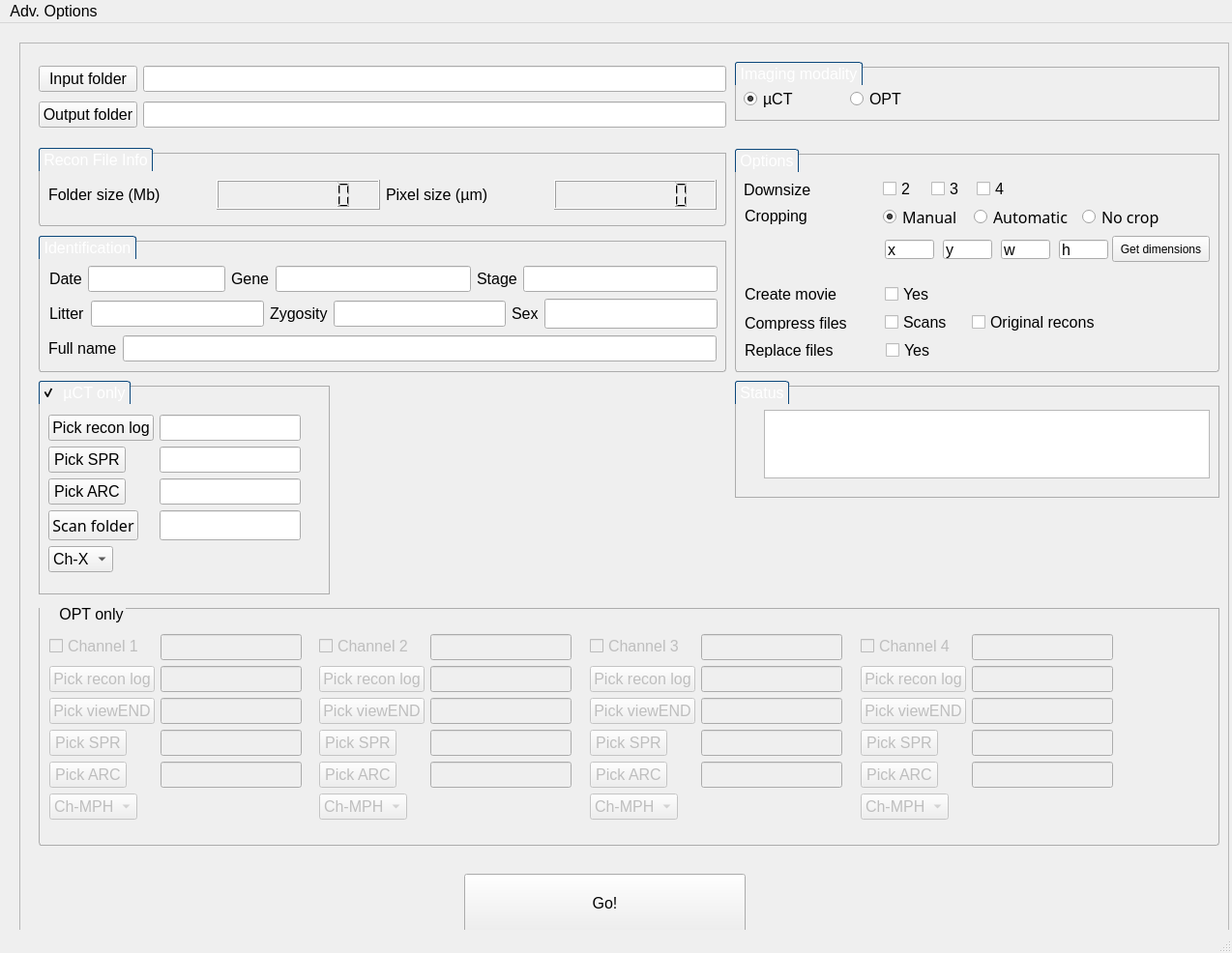
<?xml version="1.0" encoding="UTF-8"?>
<ui version="4.0">
 <class>MainWindow</class>
 <widget class="QMainWindow" name="MainWindow">
  <property name="geometry">
   <rect>
    <x>0</x>
    <y>0</y>
    <width>1274</width>
    <height>986</height>
   </rect>
  </property>
  <property name="font">
   <font>
    <pointsize>12</pointsize>
   </font>
  </property>
  <property name="windowTitle">
   <string>SIaH: Image Processor</string>
  </property>
  <widget class="QWidget" name="centralwidget">
   <widget class="QFrame" name="frame">
    <property name="geometry">
     <rect>
      <x>20</x>
      <y>20</y>
      <width>1251</width>
      <height>921</height>
     </rect>
    </property>
    <property name="frameShape">
     <enum>QFrame::StyledPanel</enum>
    </property>
    <property name="frameShadow">
     <enum>QFrame::Raised</enum>
    </property>
    <widget class="QWidget" name="gridLayoutWidget">
     <property name="geometry">
      <rect>
       <x>20</x>
       <y>20</y>
       <width>711</width>
       <height>72</height>
      </rect>
     </property>
     <layout class="QGridLayout" name="gridLayoutFileSelect">
      <property name="sizeConstraint">
       <enum>QLayout::SetNoConstraint</enum>
      </property>
      <item row="0" column="1">
       <widget class="QLineEdit" name="lineEditInput">
        <property name="font">
         <font>
          <pointsize>12</pointsize>
         </font>
        </property>
       </widget>
      </item>
      <item row="1" column="1">
       <widget class="QLineEdit" name="lineEditOutput">
        <property name="font">
         <font>
          <pointsize>12</pointsize>
         </font>
        </property>
       </widget>
      </item>
      <item row="0" column="0">
       <widget class="QPushButton" name="pushButtonInput">
        <property name="font">
         <font>
          <pointsize>12</pointsize>
         </font>
        </property>
        <property name="text">
         <string>Input folder</string>
        </property>
       </widget>
      </item>
      <item row="1" column="0">
       <widget class="QPushButton" name="pushButtonOutput">
        <property name="font">
         <font>
          <pointsize>12</pointsize>
         </font>
        </property>
        <property name="text">
         <string>Output folder</string>
        </property>
       </widget>
      </item>
     </layout>
    </widget>
    <widget class="QGroupBox" name="groupBoxOPTOnly">
     <property name="geometry">
      <rect>
       <x>20</x>
       <y>580</y>
       <width>1221</width>
       <height>251</height>
      </rect>
     </property>
     <property name="font">
      <font>
       <pointsize>12</pointsize>
      </font>
     </property>
     <property name="styleSheet">
      <string notr="true">QGroupBox
{
    background-color:transparent;
    border-bottom-left-radius: 3px;
    border-bottom-right-radius: 3px;
    border: 1px solid #acacac;
    margin-top: 5px;
}

QGroupBox::title
{
    subcontrol-origin: margin;
    background:url(:/assets/subWindowBackground);
    border-top-left-radius: 3px;
    border-top-right-radius: 3px;
    border: 1px solid #0b477b;
    border-bottom: none;
    background-color: qlineargradient(x1: 0, y1: 0, x2: 0, y2: 1,
        stop: 0 #005192, stop: 1 #002f60);
    padding: 2 2px;
    color: white;
}</string>
     </property>
     <property name="title">
      <string>OPT only</string>
     </property>
     <property name="checkable">
      <bool>true</bool>
     </property>
     <property name="checked">
      <bool>false</bool>
     </property>
     <widget class="QWidget" name="formLayoutWidget_5">
      <property name="geometry">
       <rect>
        <x>11</x>
        <y>32</y>
        <width>261</width>
        <height>224</height>
       </rect>
      </property>
      <layout class="QFormLayout" name="formLayoutCh1">
       <property name="fieldGrowthPolicy">
        <enum>QFormLayout::AllNonFixedFieldsGrow</enum>
       </property>
       <item row="0" column="0">
        <widget class="QCheckBox" name="checkBox_4">
         <property name="font">
          <font>
           <pointsize>12</pointsize>
          </font>
         </property>
         <property name="text">
          <string>Channel 1</string>
         </property>
        </widget>
       </item>
       <item row="0" column="1">
        <widget class="QLineEdit" name="lineEdit_15">
         <property name="font">
          <font>
           <pointsize>12</pointsize>
          </font>
         </property>
        </widget>
       </item>
       <item row="1" column="0">
        <widget class="QPushButton" name="pushButton_9">
         <property name="font">
          <font>
           <pointsize>12</pointsize>
          </font>
         </property>
         <property name="text">
          <string>Pick recon log</string>
         </property>
        </widget>
       </item>
       <item row="1" column="1">
        <widget class="QLineEdit" name="lineEdit_16">
         <property name="font">
          <font>
           <pointsize>12</pointsize>
          </font>
         </property>
        </widget>
       </item>
       <item row="2" column="0">
        <widget class="QPushButton" name="pushButton_10">
         <property name="font">
          <font>
           <pointsize>12</pointsize>
          </font>
         </property>
         <property name="text">
          <string>Pick viewEND</string>
         </property>
        </widget>
       </item>
       <item row="2" column="1">
        <widget class="QLineEdit" name="lineEdit_17">
         <property name="font">
          <font>
           <pointsize>12</pointsize>
          </font>
         </property>
        </widget>
       </item>
       <item row="3" column="0">
        <widget class="QPushButton" name="pushButton_11">
         <property name="font">
          <font>
           <pointsize>12</pointsize>
          </font>
         </property>
         <property name="text">
          <string>Pick SPR</string>
         </property>
        </widget>
       </item>
       <item row="3" column="1">
        <widget class="QLineEdit" name="lineEdit_18">
         <property name="font">
          <font>
           <pointsize>12</pointsize>
          </font>
         </property>
        </widget>
       </item>
       <item row="4" column="0">
        <widget class="QPushButton" name="pushButton_12">
         <property name="font">
          <font>
           <pointsize>12</pointsize>
          </font>
         </property>
         <property name="text">
          <string>Pick ARC</string>
         </property>
        </widget>
       </item>
       <item row="4" column="1">
        <widget class="QLineEdit" name="lineEdit_19">
         <property name="font">
          <font>
           <pointsize>12</pointsize>
          </font>
         </property>
        </widget>
       </item>
       <item row="5" column="0">
        <widget class="QComboBox" name="comboBox_3">
         <property name="font">
          <font>
           <pointsize>12</pointsize>
          </font>
         </property>
         <item>
          <property name="text">
           <string>Ch-MPH</string>
          </property>
         </item>
        </widget>
       </item>
      </layout>
     </widget>
     <widget class="QWidget" name="formLayoutWidget_6">
      <property name="geometry">
       <rect>
        <x>290</x>
        <y>32</y>
        <width>261</width>
        <height>224</height>
       </rect>
      </property>
      <layout class="QFormLayout" name="formLayout_4">
       <property name="fieldGrowthPolicy">
        <enum>QFormLayout::AllNonFixedFieldsGrow</enum>
       </property>
       <item row="0" column="0">
        <widget class="QCheckBox" name="checkBox_5">
         <property name="font">
          <font>
           <pointsize>12</pointsize>
          </font>
         </property>
         <property name="text">
          <string>Channel 2</string>
         </property>
        </widget>
       </item>
       <item row="0" column="1">
        <widget class="QLineEdit" name="lineEdit_20">
         <property name="font">
          <font>
           <pointsize>12</pointsize>
          </font>
         </property>
        </widget>
       </item>
       <item row="1" column="0">
        <widget class="QPushButton" name="pushButton_13">
         <property name="font">
          <font>
           <pointsize>12</pointsize>
          </font>
         </property>
         <property name="text">
          <string>Pick recon log</string>
         </property>
        </widget>
       </item>
       <item row="1" column="1">
        <widget class="QLineEdit" name="lineEdit_21">
         <property name="font">
          <font>
           <pointsize>12</pointsize>
          </font>
         </property>
        </widget>
       </item>
       <item row="2" column="0">
        <widget class="QPushButton" name="pushButton_14">
         <property name="font">
          <font>
           <pointsize>12</pointsize>
          </font>
         </property>
         <property name="text">
          <string>Pick viewEND</string>
         </property>
        </widget>
       </item>
       <item row="2" column="1">
        <widget class="QLineEdit" name="lineEdit_22">
         <property name="font">
          <font>
           <pointsize>12</pointsize>
          </font>
         </property>
        </widget>
       </item>
       <item row="3" column="0">
        <widget class="QPushButton" name="pushButton_15">
         <property name="font">
          <font>
           <pointsize>12</pointsize>
          </font>
         </property>
         <property name="text">
          <string>Pick SPR</string>
         </property>
        </widget>
       </item>
       <item row="3" column="1">
        <widget class="QLineEdit" name="lineEdit_23">
         <property name="font">
          <font>
           <pointsize>12</pointsize>
          </font>
         </property>
        </widget>
       </item>
       <item row="4" column="0">
        <widget class="QPushButton" name="pushButton_16">
         <property name="font">
          <font>
           <pointsize>12</pointsize>
          </font>
         </property>
         <property name="text">
          <string>Pick ARC</string>
         </property>
        </widget>
       </item>
       <item row="4" column="1">
        <widget class="QLineEdit" name="lineEdit_24">
         <property name="font">
          <font>
           <pointsize>12</pointsize>
          </font>
         </property>
        </widget>
       </item>
       <item row="5" column="0">
        <widget class="QComboBox" name="comboBox_4">
         <property name="font">
          <font>
           <pointsize>12</pointsize>
          </font>
         </property>
         <item>
          <property name="text">
           <string>Ch-MPH</string>
          </property>
         </item>
        </widget>
       </item>
      </layout>
     </widget>
     <widget class="QWidget" name="formLayoutWidget_7">
      <property name="geometry">
       <rect>
        <x>570</x>
        <y>32</y>
        <width>261</width>
        <height>224</height>
       </rect>
      </property>
      <layout class="QFormLayout" name="formLayout_5">
       <property name="fieldGrowthPolicy">
        <enum>QFormLayout::AllNonFixedFieldsGrow</enum>
       </property>
       <item row="0" column="0">
        <widget class="QCheckBox" name="checkBox_6">
         <property name="font">
          <font>
           <pointsize>12</pointsize>
          </font>
         </property>
         <property name="text">
          <string>Channel 3</string>
         </property>
        </widget>
       </item>
       <item row="0" column="1">
        <widget class="QLineEdit" name="lineEdit_25">
         <property name="font">
          <font>
           <pointsize>12</pointsize>
          </font>
         </property>
        </widget>
       </item>
       <item row="1" column="0">
        <widget class="QPushButton" name="pushButton_17">
         <property name="font">
          <font>
           <pointsize>12</pointsize>
          </font>
         </property>
         <property name="text">
          <string>Pick recon log</string>
         </property>
        </widget>
       </item>
       <item row="1" column="1">
        <widget class="QLineEdit" name="lineEdit_26">
         <property name="font">
          <font>
           <pointsize>12</pointsize>
          </font>
         </property>
        </widget>
       </item>
       <item row="2" column="0">
        <widget class="QPushButton" name="pushButton_18">
         <property name="font">
          <font>
           <pointsize>12</pointsize>
          </font>
         </property>
         <property name="text">
          <string>Pick viewEND</string>
         </property>
        </widget>
       </item>
       <item row="2" column="1">
        <widget class="QLineEdit" name="lineEdit_27">
         <property name="font">
          <font>
           <pointsize>12</pointsize>
          </font>
         </property>
        </widget>
       </item>
       <item row="3" column="0">
        <widget class="QPushButton" name="pushButton_19">
         <property name="font">
          <font>
           <pointsize>12</pointsize>
          </font>
         </property>
         <property name="text">
          <string>Pick SPR</string>
         </property>
        </widget>
       </item>
       <item row="3" column="1">
        <widget class="QLineEdit" name="lineEdit_28">
         <property name="font">
          <font>
           <pointsize>12</pointsize>
          </font>
         </property>
        </widget>
       </item>
       <item row="4" column="0">
        <widget class="QPushButton" name="pushButton_20">
         <property name="font">
          <font>
           <pointsize>12</pointsize>
          </font>
         </property>
         <property name="text">
          <string>Pick ARC</string>
         </property>
        </widget>
       </item>
       <item row="4" column="1">
        <widget class="QLineEdit" name="lineEdit_29">
         <property name="font">
          <font>
           <pointsize>12</pointsize>
          </font>
         </property>
        </widget>
       </item>
       <item row="5" column="0">
        <widget class="QComboBox" name="comboBox_5">
         <property name="font">
          <font>
           <pointsize>12</pointsize>
          </font>
         </property>
         <item>
          <property name="text">
           <string>Ch-MPH</string>
          </property>
         </item>
        </widget>
       </item>
      </layout>
     </widget>
     <widget class="QWidget" name="formLayoutWidget_8">
      <property name="geometry">
       <rect>
        <x>850</x>
        <y>32</y>
        <width>261</width>
        <height>224</height>
       </rect>
      </property>
      <layout class="QFormLayout" name="formLayout_6">
       <property name="fieldGrowthPolicy">
        <enum>QFormLayout::AllNonFixedFieldsGrow</enum>
       </property>
       <item row="0" column="0">
        <widget class="QCheckBox" name="checkBox_7">
         <property name="font">
          <font>
           <pointsize>12</pointsize>
          </font>
         </property>
         <property name="text">
          <string>Channel 4</string>
         </property>
        </widget>
       </item>
       <item row="0" column="1">
        <widget class="QLineEdit" name="lineEdit_30">
         <property name="font">
          <font>
           <pointsize>12</pointsize>
          </font>
         </property>
        </widget>
       </item>
       <item row="1" column="0">
        <widget class="QPushButton" name="pushButton_21">
         <property name="font">
          <font>
           <pointsize>12</pointsize>
          </font>
         </property>
         <property name="text">
          <string>Pick recon log</string>
         </property>
        </widget>
       </item>
       <item row="1" column="1">
        <widget class="QLineEdit" name="lineEdit_31">
         <property name="font">
          <font>
           <pointsize>12</pointsize>
          </font>
         </property>
        </widget>
       </item>
       <item row="2" column="0">
        <widget class="QPushButton" name="pushButton_22">
         <property name="font">
          <font>
           <pointsize>12</pointsize>
          </font>
         </property>
         <property name="text">
          <string>Pick viewEND</string>
         </property>
        </widget>
       </item>
       <item row="2" column="1">
        <widget class="QLineEdit" name="lineEdit_32">
         <property name="font">
          <font>
           <pointsize>12</pointsize>
          </font>
         </property>
        </widget>
       </item>
       <item row="3" column="0">
        <widget class="QPushButton" name="pushButton_23">
         <property name="font">
          <font>
           <pointsize>12</pointsize>
          </font>
         </property>
         <property name="text">
          <string>Pick SPR</string>
         </property>
        </widget>
       </item>
       <item row="3" column="1">
        <widget class="QLineEdit" name="lineEdit_33">
         <property name="font">
          <font>
           <pointsize>12</pointsize>
          </font>
         </property>
        </widget>
       </item>
       <item row="4" column="0">
        <widget class="QPushButton" name="pushButton_24">
         <property name="font">
          <font>
           <pointsize>12</pointsize>
          </font>
         </property>
         <property name="text">
          <string>Pick ARC</string>
         </property>
        </widget>
       </item>
       <item row="4" column="1">
        <widget class="QLineEdit" name="lineEdit_34">
         <property name="font">
          <font>
           <pointsize>12</pointsize>
          </font>
         </property>
        </widget>
       </item>
       <item row="5" column="0">
        <widget class="QComboBox" name="comboBox_6">
         <property name="font">
          <font>
           <pointsize>12</pointsize>
          </font>
         </property>
         <item>
          <property name="text">
           <string>Ch-MPH</string>
          </property>
         </item>
        </widget>
       </item>
      </layout>
     </widget>
    </widget>
    <widget class="QGroupBox" name="groupBoxModality">
     <property name="geometry">
      <rect>
       <x>740</x>
       <y>20</y>
       <width>501</width>
       <height>61</height>
      </rect>
     </property>
     <property name="font">
      <font>
       <pointsize>12</pointsize>
      </font>
     </property>
     <property name="styleSheet">
      <string notr="true">QGroupBox
{
    background-color:transparent;
    border: 1px solid #acacac;
    margin-top: 5px;
}

QGroupBox::title
{
    subcontrol-origin: margin;
    border-top-left-radius: 3px;
    border-top-right-radius: 3px;
    border: 1px solid #0b477b;
    border-bottom: none;
    background-color: qlineargradient(x1: 0, y1: 0, x2: 0, y2: 1,
        stop: 0 #005192, stop: 1 #002f60);
    padding: 2 2px;
    color: white;
}</string>
     </property>
     <property name="title">
      <string>Imaging modality</string>
     </property>
     <widget class="QRadioButton" name="radioButtonuCT">
      <property name="geometry">
       <rect>
        <x>9</x>
        <y>30</y>
        <width>82</width>
        <height>17</height>
       </rect>
      </property>
      <property name="font">
       <font>
        <pointsize>12</pointsize>
       </font>
      </property>
      <property name="text">
       <string>µCT</string>
      </property>
      <property name="checked">
       <bool>true</bool>
      </property>
     </widget>
     <widget class="QRadioButton" name="radioButtonOPT">
      <property name="geometry">
       <rect>
        <x>119</x>
        <y>30</y>
        <width>82</width>
        <height>17</height>
       </rect>
      </property>
      <property name="font">
       <font>
        <pointsize>12</pointsize>
       </font>
      </property>
      <property name="text">
       <string>OPT</string>
      </property>
     </widget>
    </widget>
    <widget class="QGroupBox" name="groupBoxID">
     <property name="geometry">
      <rect>
       <x>20</x>
       <y>200</y>
       <width>711</width>
       <height>141</height>
      </rect>
     </property>
     <property name="font">
      <font>
       <pointsize>12</pointsize>
      </font>
     </property>
     <property name="styleSheet">
      <string notr="true">QGroupBox
{
    background-color:transparent;
    border-bottom-left-radius: 3px;
    border-bottom-right-radius: 3px;
    border: 1px solid #acacac;
    margin-top: 5px;
}

QGroupBox::title
{
    subcontrol-origin: margin;
    border-top-left-radius: 3px;
    border-top-right-radius: 3px;
    border: 1px solid #0b477b;
    border-bottom: none;
    background-color: qlineargradient(x1: 0, y1: 0, x2: 0, y2: 1,
        stop: 0 #005192, stop: 1 #002f60);
    padding: 2 2px;
    color: white;
}</string>
     </property>
     <property name="title">
      <string>Identification</string>
     </property>
     <widget class="QWidget" name="gridLayoutWidget_3">
      <property name="geometry">
       <rect>
        <x>11</x>
        <y>28</y>
        <width>691</width>
        <height>34</height>
       </rect>
      </property>
      <layout class="QGridLayout" name="gridLayoutIDs">
       <item row="0" column="4">
        <widget class="QLabel" name="labelAge">
         <property name="font">
          <font>
           <pointsize>12</pointsize>
          </font>
         </property>
         <property name="text">
          <string>Stage</string>
         </property>
        </widget>
       </item>
       <item row="0" column="3">
        <widget class="QLineEdit" name="lineEditGroup">
         <property name="font">
          <font>
           <pointsize>12</pointsize>
          </font>
         </property>
        </widget>
       </item>
       <item row="0" column="1">
        <widget class="QLineEdit" name="lineEditDate">
         <property name="sizePolicy">
          <sizepolicy hsizetype="Fixed" vsizetype="Fixed">
           <horstretch>0</horstretch>
           <verstretch>0</verstretch>
          </sizepolicy>
         </property>
         <property name="font">
          <font>
           <pointsize>12</pointsize>
          </font>
         </property>
         <property name="text">
          <string/>
         </property>
        </widget>
       </item>
       <item row="0" column="5">
        <widget class="QLineEdit" name="lineEditAge">
         <property name="font">
          <font>
           <pointsize>12</pointsize>
          </font>
         </property>
        </widget>
       </item>
       <item row="0" column="0">
        <widget class="QLabel" name="labelDate">
         <property name="font">
          <font>
           <pointsize>12</pointsize>
          </font>
         </property>
         <property name="text">
          <string>Date</string>
         </property>
        </widget>
       </item>
       <item row="0" column="2">
        <widget class="QLabel" name="labelGroup">
         <property name="font">
          <font>
           <pointsize>12</pointsize>
          </font>
         </property>
         <property name="text">
          <string>Gene</string>
         </property>
        </widget>
       </item>
      </layout>
     </widget>
     <widget class="QWidget" name="gridLayoutWidget_2">
      <property name="geometry">
       <rect>
        <x>10</x>
        <y>100</y>
        <width>691</width>
        <height>34</height>
       </rect>
      </property>
      <layout class="QGridLayout" name="gridLayoutName">
       <item row="0" column="0">
        <widget class="QLabel" name="labelName">
         <property name="font">
          <font>
           <pointsize>12</pointsize>
          </font>
         </property>
         <property name="text">
          <string>Full name</string>
         </property>
        </widget>
       </item>
       <item row="0" column="1">
        <widget class="QLineEdit" name="lineEditName">
         <property name="font">
          <font>
           <pointsize>12</pointsize>
          </font>
         </property>
         <property name="readOnly">
          <bool>false</bool>
         </property>
        </widget>
       </item>
      </layout>
     </widget>
     <widget class="QWidget" name="gridLayoutWidget_5">
      <property name="geometry">
       <rect>
        <x>11</x>
        <y>64</y>
        <width>691</width>
        <height>34</height>
       </rect>
      </property>
      <layout class="QGridLayout" name="gridLayoutIDs_2">
       <item row="0" column="0">
        <widget class="QLabel" name="labelLitter">
         <property name="font">
          <font>
           <pointsize>12</pointsize>
          </font>
         </property>
         <property name="text">
          <string>Litter</string>
         </property>
        </widget>
       </item>
       <item row="0" column="1">
        <widget class="QLineEdit" name="lineEditLitter">
         <property name="font">
          <font>
           <pointsize>12</pointsize>
          </font>
         </property>
         <property name="layoutDirection">
          <enum>Qt::LeftToRight</enum>
         </property>
         <property name="text">
          <string/>
         </property>
        </widget>
       </item>
       <item row="0" column="4">
        <widget class="QLabel" name="labelSex">
         <property name="font">
          <font>
           <pointsize>12</pointsize>
          </font>
         </property>
         <property name="text">
          <string>Sex</string>
         </property>
        </widget>
       </item>
       <item row="0" column="5">
        <widget class="QLineEdit" name="lineEdit_2">
         <property name="font">
          <font>
           <family>Sans Serif</family>
           <pointsize>12</pointsize>
          </font>
         </property>
        </widget>
       </item>
       <item row="0" column="3">
        <widget class="QLineEdit" name="lineEditZygosity">
         <property name="font">
          <font>
           <pointsize>12</pointsize>
          </font>
         </property>
         <property name="layoutDirection">
          <enum>Qt::LeftToRight</enum>
         </property>
        </widget>
       </item>
       <item row="0" column="2">
        <widget class="QLabel" name="labelZygosity">
         <property name="font">
          <font>
           <pointsize>12</pointsize>
          </font>
         </property>
         <property name="text">
          <string>Zygosity</string>
         </property>
        </widget>
       </item>
      </layout>
     </widget>
    </widget>
    <widget class="QGroupBox" name="groupBoxOptions">
     <property name="geometry">
      <rect>
       <x>740</x>
       <y>110</y>
       <width>501</width>
       <height>231</height>
      </rect>
     </property>
     <property name="font">
      <font>
       <pointsize>12</pointsize>
      </font>
     </property>
     <property name="styleSheet">
      <string notr="true">QGroupBox
{
    background-color:transparent;
    border-bottom-left-radius: 3px;
    border-bottom-right-radius: 3px;
    border: 1px solid #acacac;
    margin-top: 5px;
}

QGroupBox::title
{
    subcontrol-origin: margin;
    border-top-left-radius: 3px;
    border-top-right-radius: 3px;
    border: 1px solid #0b477b;
    border-bottom: none;
    background-color: qlineargradient(x1: 0, y1: 0, x2: 0, y2: 1,
        stop: 0 #005192, stop: 1 #002f60);
    padding: 2 2px;
    color: white;
}</string>
     </property>
     <property name="title">
      <string>Options</string>
     </property>
     <widget class="QLabel" name="label_5">
      <property name="geometry">
       <rect>
        <x>9</x>
        <y>33</y>
        <width>101</width>
        <height>19</height>
       </rect>
      </property>
      <property name="font">
       <font>
        <pointsize>12</pointsize>
       </font>
      </property>
      <property name="text">
       <string>Downsize</string>
      </property>
     </widget>
     <widget class="QLabel" name="label_13">
      <property name="geometry">
       <rect>
        <x>10</x>
        <y>139</y>
        <width>111</width>
        <height>23</height>
       </rect>
      </property>
      <property name="font">
       <font>
        <pointsize>12</pointsize>
       </font>
      </property>
      <property name="text">
       <string>Create movie</string>
      </property>
     </widget>
     <widget class="QCheckBox" name="checkBoxMovie_2">
      <property name="geometry">
       <rect>
        <x>155</x>
        <y>139</y>
        <width>136</width>
        <height>23</height>
       </rect>
      </property>
      <property name="font">
       <font>
        <pointsize>12</pointsize>
       </font>
      </property>
      <property name="text">
       <string>Yes</string>
      </property>
     </widget>
     <widget class="QLabel" name="label_14">
      <property name="geometry">
       <rect>
        <x>10</x>
        <y>57</y>
        <width>137</width>
        <height>25</height>
       </rect>
      </property>
      <property name="font">
       <font>
        <pointsize>12</pointsize>
       </font>
      </property>
      <property name="text">
       <string>Cropping</string>
      </property>
     </widget>
     <widget class="QLineEdit" name="lineEditX">
      <property name="enabled">
       <bool>true</bool>
      </property>
      <property name="geometry">
       <rect>
        <x>155</x>
        <y>94</y>
        <width>51</width>
        <height>20</height>
       </rect>
      </property>
      <property name="font">
       <font>
        <pointsize>12</pointsize>
       </font>
      </property>
      <property name="text">
       <string>x</string>
      </property>
      <property name="readOnly">
       <bool>false</bool>
      </property>
     </widget>
     <widget class="QLineEdit" name="lineEditY">
      <property name="enabled">
       <bool>true</bool>
      </property>
      <property name="geometry">
       <rect>
        <x>215</x>
        <y>94</y>
        <width>51</width>
        <height>20</height>
       </rect>
      </property>
      <property name="font">
       <font>
        <pointsize>12</pointsize>
       </font>
      </property>
      <property name="text">
       <string>y</string>
      </property>
     </widget>
     <widget class="QLineEdit" name="lineEditW">
      <property name="enabled">
       <bool>true</bool>
      </property>
      <property name="geometry">
       <rect>
        <x>275</x>
        <y>94</y>
        <width>51</width>
        <height>20</height>
       </rect>
      </property>
      <property name="font">
       <font>
        <pointsize>12</pointsize>
       </font>
      </property>
      <property name="text">
       <string>w</string>
      </property>
     </widget>
     <widget class="QLineEdit" name="lineEditH">
      <property name="enabled">
       <bool>true</bool>
      </property>
      <property name="geometry">
       <rect>
        <x>335</x>
        <y>94</y>
        <width>51</width>
        <height>20</height>
       </rect>
      </property>
      <property name="font">
       <font>
        <pointsize>12</pointsize>
       </font>
      </property>
      <property name="text">
       <string>h</string>
      </property>
     </widget>
     <widget class="QCheckBox" name="checkBoxSF2">
      <property name="geometry">
       <rect>
        <x>153</x>
        <y>33</y>
        <width>41</width>
        <height>17</height>
       </rect>
      </property>
      <property name="font">
       <font>
        <pointsize>12</pointsize>
       </font>
      </property>
      <property name="text">
       <string>2</string>
      </property>
     </widget>
     <widget class="QCheckBox" name="checkBoxSF3">
      <property name="geometry">
       <rect>
        <x>203</x>
        <y>33</y>
        <width>41</width>
        <height>17</height>
       </rect>
      </property>
      <property name="font">
       <font>
        <pointsize>12</pointsize>
       </font>
      </property>
      <property name="text">
       <string>3</string>
      </property>
     </widget>
     <widget class="QCheckBox" name="checkBoxSF4">
      <property name="geometry">
       <rect>
        <x>250</x>
        <y>33</y>
        <width>41</width>
        <height>17</height>
       </rect>
      </property>
      <property name="font">
       <font>
        <pointsize>12</pointsize>
       </font>
      </property>
      <property name="text">
       <string>4</string>
      </property>
     </widget>
     <widget class="QLabel" name="label">
      <property name="geometry">
       <rect>
        <x>10</x>
        <y>172</y>
        <width>121</width>
        <height>16</height>
       </rect>
      </property>
      <property name="font">
       <font>
        <pointsize>12</pointsize>
       </font>
      </property>
      <property name="text">
       <string>Compress files</string>
      </property>
     </widget>
     <widget class="QCheckBox" name="checkBox">
      <property name="geometry">
       <rect>
        <x>155</x>
        <y>171</y>
        <width>81</width>
        <height>17</height>
       </rect>
      </property>
      <property name="font">
       <font>
        <pointsize>12</pointsize>
       </font>
      </property>
      <property name="text">
       <string>Scans</string>
      </property>
     </widget>
     <widget class="QCheckBox" name="checkBox_2">
      <property name="geometry">
       <rect>
        <x>245</x>
        <y>169</y>
        <width>161</width>
        <height>21</height>
       </rect>
      </property>
      <property name="font">
       <font>
        <pointsize>12</pointsize>
       </font>
      </property>
      <property name="text">
       <string>Original recons</string>
      </property>
     </widget>
     <widget class="QLabel" name="label_2">
      <property name="geometry">
       <rect>
        <x>10</x>
        <y>200</y>
        <width>131</width>
        <height>16</height>
       </rect>
      </property>
      <property name="font">
       <font>
        <pointsize>12</pointsize>
       </font>
      </property>
      <property name="text">
       <string>Replace files</string>
      </property>
     </widget>
     <widget class="QCheckBox" name="checkBoxRF">
      <property name="geometry">
       <rect>
        <x>156</x>
        <y>200</y>
        <width>70</width>
        <height>17</height>
       </rect>
      </property>
      <property name="font">
       <font>
        <pointsize>12</pointsize>
       </font>
      </property>
      <property name="text">
       <string>Yes</string>
      </property>
     </widget>
     <widget class="QPushButton" name="pushButtonGetDimensions">
      <property name="enabled">
       <bool>true</bool>
      </property>
      <property name="geometry">
       <rect>
        <x>390</x>
        <y>90</y>
        <width>101</width>
        <height>27</height>
       </rect>
      </property>
      <property name="text">
       <string>Get dimensions</string>
      </property>
      <property name="checkable">
       <bool>false</bool>
      </property>
     </widget>
     <widget class="QRadioButton" name="radioButtonAuto">
      <property name="geometry">
       <rect>
        <x>247</x>
        <y>60</y>
        <width>105</width>
        <height>21</height>
       </rect>
      </property>
      <property name="font">
       <font>
        <family>Sans Serif</family>
        <pointsize>12</pointsize>
        <italic>false</italic>
       </font>
      </property>
      <property name="text">
       <string>Automatic</string>
      </property>
     </widget>
     <widget class="QRadioButton" name="radioButtonMan">
      <property name="geometry">
       <rect>
        <x>153</x>
        <y>60</y>
        <width>105</width>
        <height>21</height>
       </rect>
      </property>
      <property name="font">
       <font>
        <family>Sans Serif</family>
        <pointsize>12</pointsize>
        <italic>false</italic>
       </font>
      </property>
      <property name="text">
       <string>Manual</string>
      </property>
      <property name="checked">
       <bool>true</bool>
      </property>
     </widget>
     <widget class="QRadioButton" name="radioButtonNo">
      <property name="geometry">
       <rect>
        <x>359</x>
        <y>60</y>
        <width>105</width>
        <height>21</height>
       </rect>
      </property>
      <property name="font">
       <font>
        <family>Sans Serif</family>
        <pointsize>12</pointsize>
       </font>
      </property>
      <property name="text">
       <string>No crop</string>
      </property>
     </widget>
     <widget class="QLabel" name="label_zwait">
      <property name="geometry">
       <rect>
        <x>337</x>
        <y>120</y>
        <width>151</width>
        <height>21</height>
       </rect>
      </property>
      <property name="text">
       <string/>
      </property>
     </widget>
    </widget>
    <widget class="QGroupBox" name="groupBoxuCTOnly">
     <property name="geometry">
      <rect>
       <x>20</x>
       <y>350</y>
       <width>301</width>
       <height>221</height>
      </rect>
     </property>
     <property name="font">
      <font>
       <pointsize>12</pointsize>
      </font>
     </property>
     <property name="styleSheet">
      <string notr="true">QGroupBox
{
    background-color:transparent;
    border: 1px solid #acacac;
    margin-top: 5px;
}

QGroupBox::title
{
    subcontrol-origin: margin;
    border-top-left-radius: 3px;
    border-top-right-radius: 3px;
    border: 1px solid #0b477b;
    border-bottom: none;
    background-color: qlineargradient(x1: 0, y1: 0, x2: 0, y2: 1,
        stop: 0 #005192, stop: 1 #002f60);
    padding: 2 2px;
    color: white;
}</string>
     </property>
     <property name="title">
      <string>µCT only</string>
     </property>
     <property name="flat">
      <bool>false</bool>
     </property>
     <property name="checkable">
      <bool>true</bool>
     </property>
     <property name="checked">
      <bool>true</bool>
     </property>
     <widget class="QWidget" name="formLayoutWidget_9">
      <property name="geometry">
       <rect>
        <x>10</x>
        <y>35</y>
        <width>261</width>
        <height>183</height>
       </rect>
      </property>
      <layout class="QFormLayout" name="formLayoutuCTOnly">
       <property name="fieldGrowthPolicy">
        <enum>QFormLayout::AllNonFixedFieldsGrow</enum>
       </property>
       <item row="0" column="0">
        <widget class="QPushButton" name="pushButtonCTRecon">
         <property name="font">
          <font>
           <pointsize>12</pointsize>
          </font>
         </property>
         <property name="text">
          <string>Pick recon log</string>
         </property>
        </widget>
       </item>
       <item row="0" column="1">
        <widget class="QLineEdit" name="lineEditCTRecon">
         <property name="font">
          <font>
           <pointsize>12</pointsize>
          </font>
         </property>
        </widget>
       </item>
       <item row="1" column="0">
        <widget class="QPushButton" name="pushButtonCTSPR">
         <property name="font">
          <font>
           <pointsize>12</pointsize>
          </font>
         </property>
         <property name="text">
          <string>Pick SPR</string>
         </property>
        </widget>
       </item>
       <item row="1" column="1">
        <widget class="QLineEdit" name="lineEditCTSPR">
         <property name="font">
          <font>
           <pointsize>12</pointsize>
          </font>
         </property>
        </widget>
       </item>
       <item row="2" column="0">
        <widget class="QPushButton" name="pushButtonCTARC">
         <property name="font">
          <font>
           <pointsize>12</pointsize>
          </font>
         </property>
         <property name="text">
          <string>Pick ARC</string>
         </property>
        </widget>
       </item>
       <item row="2" column="1">
        <widget class="QLineEdit" name="lineEditCTARC">
         <property name="font">
          <font>
           <pointsize>12</pointsize>
          </font>
         </property>
        </widget>
       </item>
       <item row="4" column="0">
        <widget class="QComboBox" name="comboBoxCh">
         <property name="font">
          <font>
           <pointsize>12</pointsize>
          </font>
         </property>
         <item>
          <property name="text">
           <string>Ch-X</string>
          </property>
         </item>
        </widget>
       </item>
       <item row="3" column="0">
        <widget class="QPushButton" name="pushButtonScan">
         <property name="font">
          <font>
           <family>Sans Serif</family>
           <pointsize>12</pointsize>
          </font>
         </property>
         <property name="text">
          <string>Scan folder</string>
         </property>
        </widget>
       </item>
       <item row="3" column="1">
        <widget class="QLineEdit" name="lineEditScan">
         <property name="font">
          <font>
           <family>Abyssinica SIL</family>
           <pointsize>12</pointsize>
          </font>
         </property>
        </widget>
       </item>
      </layout>
     </widget>
    </widget>
    <widget class="QGroupBox" name="groupBoxReconInfo">
     <property name="geometry">
      <rect>
       <x>20</x>
       <y>109</y>
       <width>711</width>
       <height>81</height>
      </rect>
     </property>
     <property name="font">
      <font>
       <pointsize>12</pointsize>
      </font>
     </property>
     <property name="autoFillBackground">
      <bool>false</bool>
     </property>
     <property name="styleSheet">
      <string notr="true">QGroupBox
{
    background-color:transparent;
    border-bottom-left-radius: 3px;
    border-bottom-right-radius: 3px;
    border: 1px solid #acacac;
    margin-top: 5px;
}

QGroupBox::title
{
    subcontrol-origin: margin;
    border-top-left-radius: 3px;
    border-top-right-radius: 3px;
    border: 1px solid #0b477b;
    border-bottom: none;
    background-color: qlineargradient(x1: 0, y1: 0, x2: 0, y2: 1,
        stop: 0 #005192, stop: 1 #002f60);
    padding: 2 2px;
    color: white;
}</string>
     </property>
     <property name="title">
      <string>Recon File Info</string>
     </property>
     <property name="flat">
      <bool>false</bool>
     </property>
     <property name="checkable">
      <bool>false</bool>
     </property>
     <widget class="QWidget" name="gridLayoutWidget_4">
      <property name="geometry">
       <rect>
        <x>10</x>
        <y>33</y>
        <width>691</width>
        <height>31</height>
       </rect>
      </property>
      <layout class="QGridLayout" name="gridLayoutReconInfo">
       <item row="0" column="1">
        <widget class="QLCDNumber" name="lcdNumberFile">
         <property name="smallDecimalPoint">
          <bool>true</bool>
         </property>
         <property name="numDigits">
          <number>7</number>
         </property>
         <property name="segmentStyle">
          <enum>QLCDNumber::Filled</enum>
         </property>
        </widget>
       </item>
       <item row="0" column="3">
        <widget class="QLCDNumber" name="lcdNumberPixel">
         <property name="smallDecimalPoint">
          <bool>true</bool>
         </property>
         <property name="numDigits">
          <number>7</number>
         </property>
         <property name="value" stdset="0">
          <double>0.000000000000000</double>
         </property>
        </widget>
       </item>
       <item row="0" column="0">
        <widget class="QLabel" name="labelFile">
         <property name="font">
          <font>
           <pointsize>12</pointsize>
          </font>
         </property>
         <property name="text">
          <string>Folder size (Mb)</string>
         </property>
        </widget>
       </item>
       <item row="0" column="2">
        <widget class="QLabel" name="labelPixel">
         <property name="font">
          <font>
           <pointsize>12</pointsize>
          </font>
         </property>
         <property name="text">
          <string>Pixel size (µm)</string>
         </property>
        </widget>
       </item>
      </layout>
     </widget>
    </widget>
    <widget class="QPushButton" name="pushButtonGo">
     <property name="geometry">
      <rect>
       <x>460</x>
       <y>860</y>
       <width>291</width>
       <height>61</height>
      </rect>
     </property>
     <property name="font">
      <font>
       <pointsize>12</pointsize>
      </font>
     </property>
     <property name="text">
      <string>Go!</string>
     </property>
     <property name="default">
      <bool>false</bool>
     </property>
    </widget>
    <widget class="QGroupBox" name="groupBoxModality_2">
     <property name="geometry">
      <rect>
       <x>740</x>
       <y>350</y>
       <width>501</width>
       <height>121</height>
      </rect>
     </property>
     <property name="font">
      <font>
       <pointsize>12</pointsize>
      </font>
     </property>
     <property name="styleSheet">
      <string notr="true">QGroupBox
{
    background-color:transparent;
    border: 1px solid #acacac;
    margin-top: 5px;
}

QGroupBox::title
{
    subcontrol-origin: margin;
    border-top-left-radius: 3px;
    border-top-right-radius: 3px;
    border: 1px solid #0b477b;
    border-bottom: none;
    background-color: qlineargradient(x1: 0, y1: 0, x2: 0, y2: 1,
        stop: 0 #005192, stop: 1 #002f60);
    padding: 2 2px;
    color: white;
}</string>
     </property>
     <property name="title">
      <string>Status</string>
     </property>
     <widget class="QTextEdit" name="textEditStatusMessages">
      <property name="geometry">
       <rect>
        <x>30</x>
        <y>30</y>
        <width>461</width>
        <height>71</height>
       </rect>
      </property>
     </widget>
    </widget>
   </widget>
  </widget>
  <widget class="QMenuBar" name="menubar">
   <property name="geometry">
    <rect>
     <x>0</x>
     <y>0</y>
     <width>1274</width>
     <height>29</height>
    </rect>
   </property>
   <widget class="QMenu" name="menuOptions">
    <property name="title">
     <string>Adv. Options</string>
    </property>
    <addaction name="actionChange_ID"/>
    <addaction name="actionManually_select_output_folder"/>
    <addaction name="actionAccurate_folder_size_calculation"/>
   </widget>
   <addaction name="menuOptions"/>
  </widget>
  <widget class="QStatusBar" name="statusbar"/>
  <action name="actionChange_ID">
   <property name="text">
    <string>Allow identification to be changed</string>
   </property>
  </action>
  <action name="actionManually_select_output_folder">
   <property name="text">
    <string>Allow manually selection of output folder</string>
   </property>
  </action>
  <action name="actionAccurate_folder_size_calculation">
   <property name="text">
    <string>Accurate folder size calculation</string>
   </property>
  </action>
 </widget>
 <resources/>
 <connections/>
</ui>
